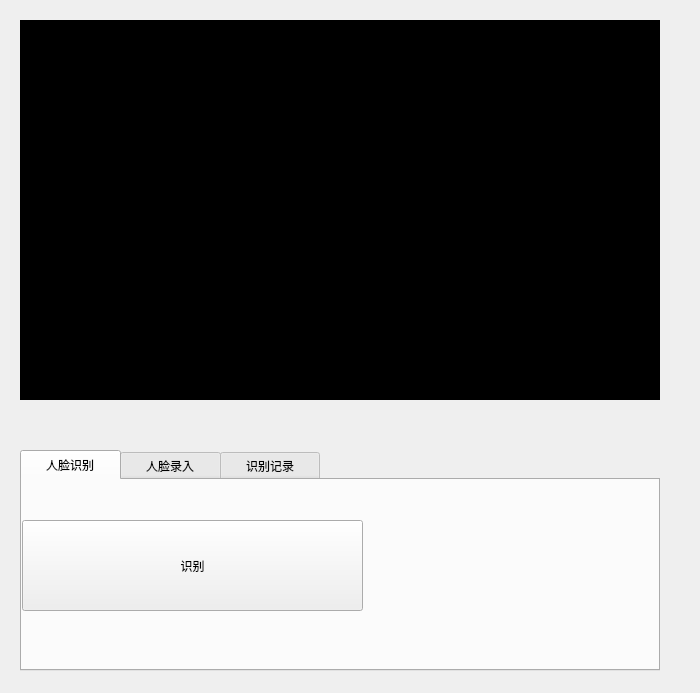
<?xml version="1.0" encoding="UTF-8"?>
<ui version="4.0">
 <class>Form</class>
 <widget class="QWidget" name="Form">
  <property name="geometry">
   <rect>
    <x>0</x>
    <y>0</y>
    <width>700</width>
    <height>693</height>
   </rect>
  </property>
  <property name="windowTitle">
   <string>Form</string>
  </property>
  <widget class="QTabWidget" name="tabWidget">
   <property name="enabled">
    <bool>true</bool>
   </property>
   <property name="geometry">
    <rect>
     <x>20</x>
     <y>450</y>
     <width>640</width>
     <height>221</height>
    </rect>
   </property>
   <property name="styleSheet">
    <string notr="true">QTabBar::tab{width:100}
QTabBar::tab{height:30}</string>
   </property>
   <property name="tabPosition">
    <enum>QTabWidget::TabPosition::North</enum>
   </property>
   <property name="currentIndex">
    <number>0</number>
   </property>
   <property name="iconSize">
    <size>
     <width>16</width>
     <height>16</height>
    </size>
   </property>
   <property name="tabsClosable">
    <bool>false</bool>
   </property>
   <widget class="QWidget" name="tab">
    <attribute name="title">
     <string>人脸识别</string>
    </attribute>
    <widget class="QPushButton" name="check">
     <property name="geometry">
      <rect>
       <x>0</x>
       <y>40</y>
       <width>341</width>
       <height>91</height>
      </rect>
     </property>
     <property name="text">
      <string>识别</string>
     </property>
    </widget>
    <widget class="QLabel" name="showface">
     <property name="geometry">
      <rect>
       <x>350</x>
       <y>10</y>
       <width>271</width>
       <height>151</height>
      </rect>
     </property>
     <property name="styleSheet">
      <string notr="true"/>
     </property>
     <property name="text">
      <string/>
     </property>
    </widget>
   </widget>
   <widget class="QWidget" name="tab_2">
    <attribute name="title">
     <string>人脸录入</string>
    </attribute>
    <widget class="QPushButton" name="add">
     <property name="geometry">
      <rect>
       <x>10</x>
       <y>110</y>
       <width>630</width>
       <height>50</height>
      </rect>
     </property>
     <property name="sizePolicy">
      <sizepolicy hsizetype="Minimum" vsizetype="Expanding">
       <horstretch>0</horstretch>
       <verstretch>0</verstretch>
      </sizepolicy>
     </property>
     <property name="text">
      <string>录入</string>
     </property>
    </widget>
    <widget class="QLineEdit" name="name">
     <property name="geometry">
      <rect>
       <x>120</x>
       <y>30</y>
       <width>113</width>
       <height>20</height>
      </rect>
     </property>
    </widget>
    <widget class="QLineEdit" name="id">
     <property name="geometry">
      <rect>
       <x>370</x>
       <y>30</y>
       <width>113</width>
       <height>20</height>
      </rect>
     </property>
    </widget>
    <widget class="QLabel" name="label_2">
     <property name="geometry">
      <rect>
       <x>40</x>
       <y>30</y>
       <width>50</width>
       <height>15</height>
      </rect>
     </property>
     <property name="text">
      <string>姓名：</string>
     </property>
    </widget>
    <widget class="QLabel" name="label_3">
     <property name="geometry">
      <rect>
       <x>290</x>
       <y>30</y>
       <width>50</width>
       <height>15</height>
      </rect>
     </property>
     <property name="text">
      <string>学号：</string>
     </property>
    </widget>
   </widget>
   <widget class="QWidget" name="tab_3">
    <attribute name="title">
     <string>识别记录</string>
    </attribute>
    <widget class="QTableView" name="check_list">
     <property name="geometry">
      <rect>
       <x>0</x>
       <y>0</y>
       <width>630</width>
       <height>181</height>
      </rect>
     </property>
    </widget>
   </widget>
  </widget>
  <widget class="QLabel" name="label">
   <property name="geometry">
    <rect>
     <x>20</x>
     <y>20</y>
     <width>640</width>
     <height>380</height>
    </rect>
   </property>
   <property name="styleSheet">
    <string notr="true">background-color: rgb(0, 0, 0);</string>
   </property>
   <property name="text">
    <string/>
   </property>
  </widget>
 </widget>
 <resources/>
 <connections/>
</ui>
